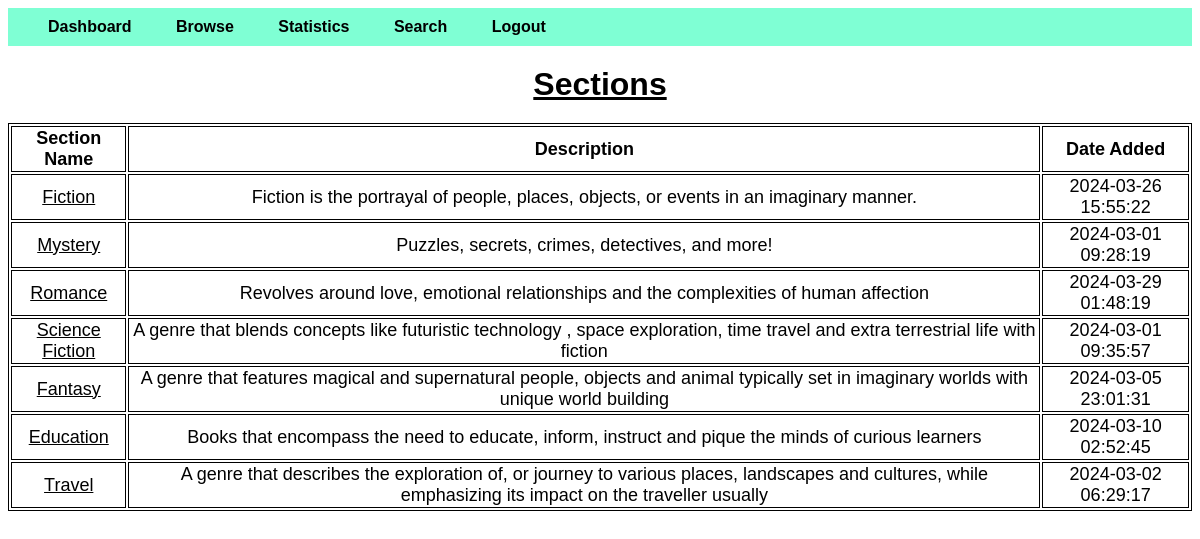
Page /1/browse on the committed database.
### dbs.py (models this page shows)
class Section(db.Model):
    __tablename__="section"
    id = db.Column(db.Integer, autoincrement=True, primary_key=True)
    name = db.Column(db.String, unique=True)
    date_created = db.Column(db.DateTime, default = datetime.utcnow)
    description = db.Column(db.String)
    books = db.relationship('Book', backref='section')

### app.py (the view)
@app.route("/<u_name>/browse",methods=["GET","POST"])
def browse(u_name):
    if request.method=="GET":
        return render_template("user_sections.html",username=u_name,sections=Section.query.all())

### app.py (called while the page is built)
@app.context_processor
def utility_processor():
    def available_copies(book):
        return str(book.total_copies-len(Request.query.filter_by(book_id=book.id).filter_by(status="active").all()))
    return dict(available_copies=available_copies)

@app.context_processor
def utility_processor():
    def current_books(username):
        user_id=User.query.filter_by(username=username).first().id
        book_list=Request.query.filter_by(user_id=user_id).filter_by(status="active").all()
        return [[Book.query.filter_by(id=i.book_id).first(),i.issue_date+timedelta(days=7)] for i in book_list]
    return dict(current_books=current_books)

@app.context_processor
def utility_processor():
    def pending_books(username):
        user_id=User.query.filter_by(username=username).first().id
        book_list=Request.query.filter_by(user_id=user_id).filter_by(status="pending").all()
        return [Book.query.filter_by(id=i.book_id).first() for i in book_list]
    return dict(pending_books=pending_books)

@app.context_processor
def utility_processor():
    def past_books(username):
        user_id=User.query.filter_by(username=username).first().id
        book_list=Request.query.filter_by(user_id=user_id).filter((Request.status=="read")|(Request.status=="expired")).all()
        return [[Book.query.filter_by(id=i.book_id).first(),i.status] for i in book_list]
    return dict(past_books=past_books)

### templates/user_sections.html (shortened to what this page needs)
<!DOCTYPE html>
<html lang="en">
<head>
    <link rel="stylesheet" href="../../static/general_page.css">
</head>
<body>
    <div class="main">
        <div class="nav">
            <ul class="moveright">
                <li> <a href="{{url_for('user_dash',u_name=username)}}">Dashboard</a></li>
                <li><a href="{{url_for('browse',u_name=username)}}">Browse</a></li>
                <li><a href="{{url_for('user_statistics',u_name=username)}}">Statistics</a></li>
                <li><a href="{{url_for('user_search',u_name=username)}}">Search</a></li>
                <li><a href="{{url_for('login')}}">Logout</a></li>
            </ul>
        </div>
        <div class="heading"><u>Sections</u></div>
        <div id="sections">
            <table class="sections_table">
                <tr>
                    <th id="section_name_head">Section Name</th>
                    <th id="section_desc_head">Description</th>
                    <th id="section_date_added">Date Added</th>
                </tr>
            {% for section in sections %}
                <tr class="section_rows">
                    <td class="section_name"><a href="{{url_for('user_section_page',u_name=username,s_name=section.name)}}">{{section.name}}</a></td>
                    <td class="section_desc">{{section.description}}</td>
                    <td class="section_date">{{section.date_created}}</td>
                </tr>
            {% endfor %}
            </table>
        </div>
    </div>
</body>
</html>

### static/general_page.css (style rules this page uses)
body { font-family: Arial; }
.nav { background-color: aquamarine; }
ul { list-style-type: none; margin: 0; padding-top: 10px; padding-bottom: 10px; padding-left: 20px; }
li { display: inline; padding: 20px; font-size: medium; text-align: center; vertical-align: center; font-weight: bold; }
li a { text-decoration:solid; }
.heading { padding:20px; font-size:xx-large; font-weight: bold; text-align: center; }
a { color: black; }
table, table th, table td { margin: auto; border-style: solid; border: 1px solid; text-align: center; font-size: large; }

### rows in the picture
Section: name "Fiction", description "Fiction is the portrayal of people, places, objects, or events in an imaginary manner.", date_created "2024-03-26 15:55:22"
Section: name "Mystery", description "Puzzles, secrets, crimes, detectives, and more!", date_created "2024-03-01 09:28:19"
Section: name "Romance", description "Revolves around love, emotional relationships and the complexities of human affection", date_created "2024-03-29 01:48:19"
Section: name "Science Fiction", description "A genre that blends concepts like futuristic technology , space exploration, time travel and extra terrestrial life with fiction", date_created "2024-03-01 09:35:57"
Section: name "Fantasy", description "A genre that features magical and supernatural people, objects and animal typically set in imaginary worlds with unique world building", date_created "2024-03-05 23:01:31"
Section: name "Education", description "Books that encompass the need to educate, inform, instruct and pique the minds of curious learners", date_created "2024-03-10 02:52:45"
Section: name "Travel", description "A genre that describes the exploration of, or journey to various places, landscapes and cultures, while emphasizing its impact on the traveller usually", date_created "2024-03-02 06:29:17"
